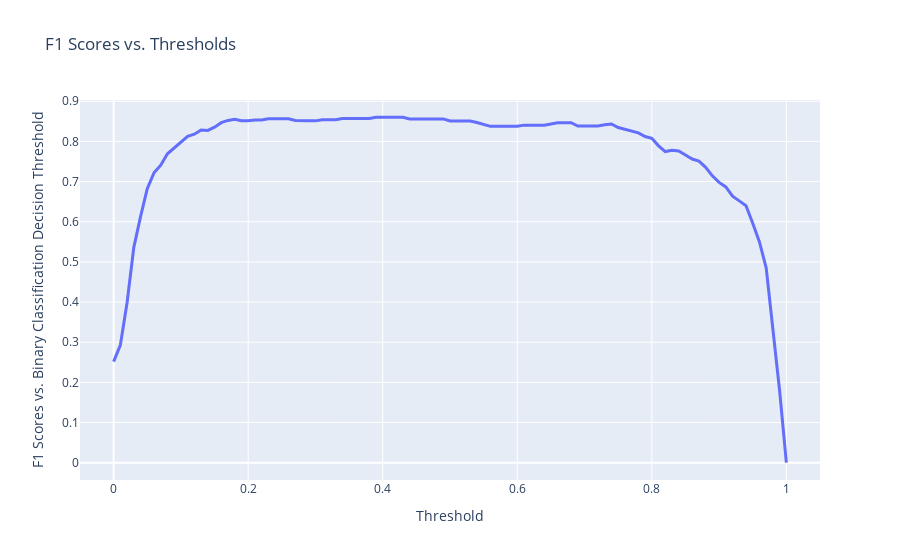

Notebook code for this chart:
### Code cell
graph_binary_objective_vs_threshold(best_pipeline, x_test, y_test, 'F1')
